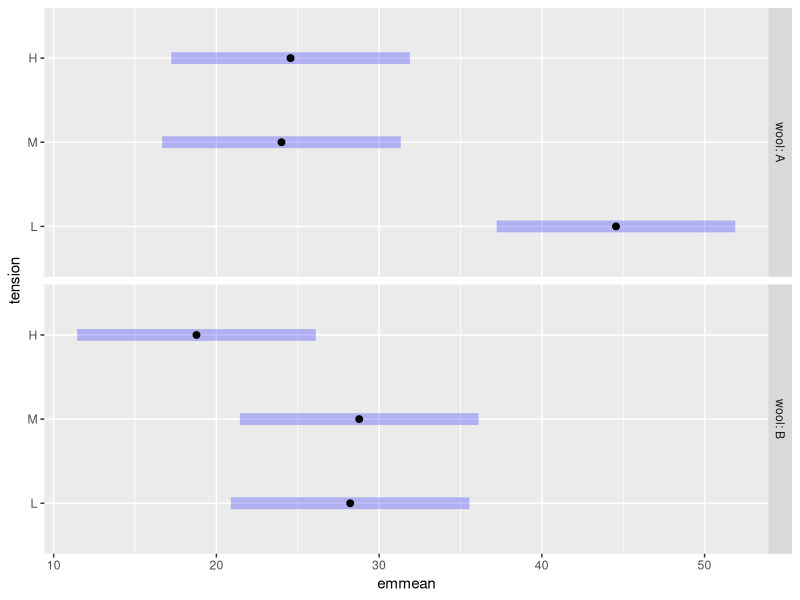
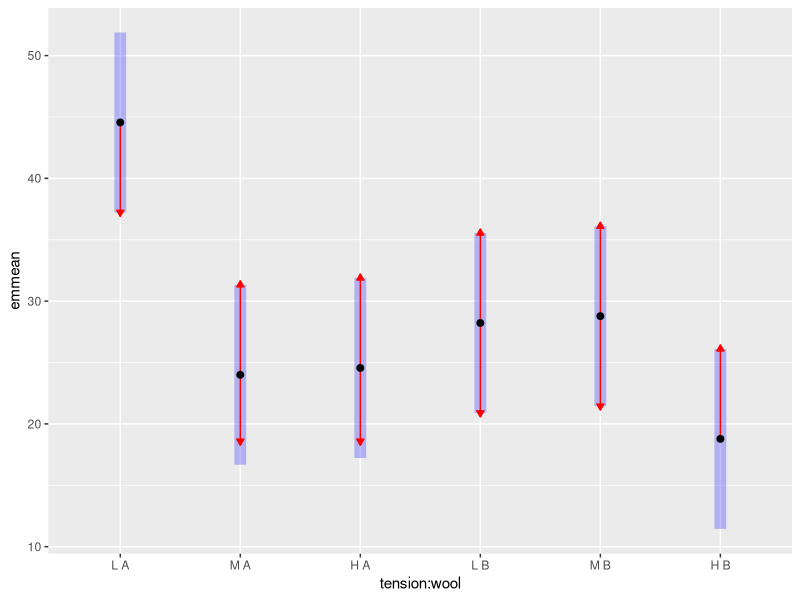

Write R code to recreate these figures, in order.
library(emmeans)


### Name: plot.emmGrid
### Title: Plot an 'emmGrid' or 'summary_emm' object
### Aliases: plot.emmGrid plot.summary_emm

### ** Examples

warp.lm <- lm(breaks ~ wool * tension, data = warpbreaks)
warp.emm <- emmeans(warp.lm, ~ tension | wool)
plot(warp.emm)
plot(warp.emm, by = NULL, comparisons = TRUE, adjust = "mvt", 
     horizontal = FALSE)
